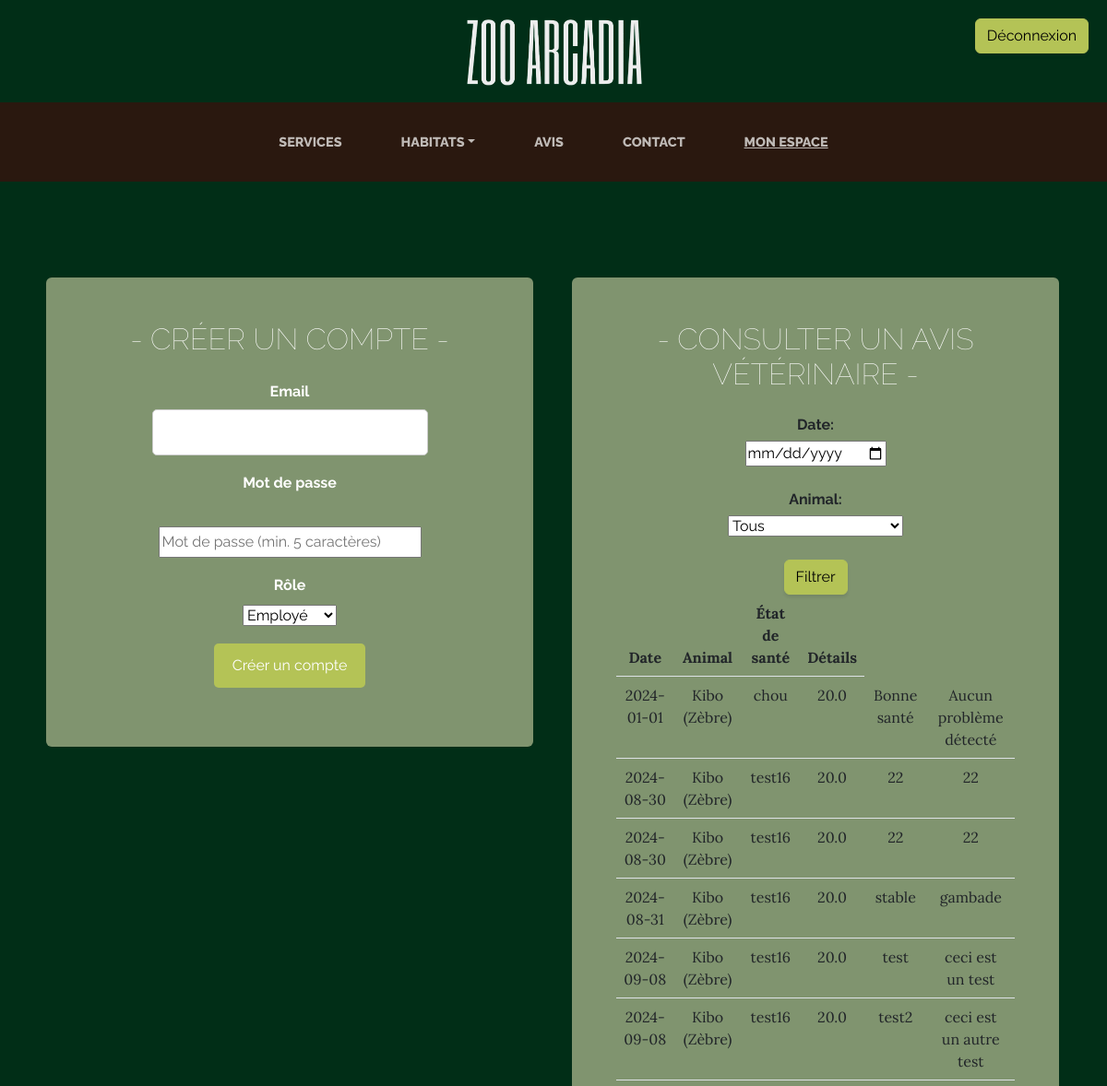
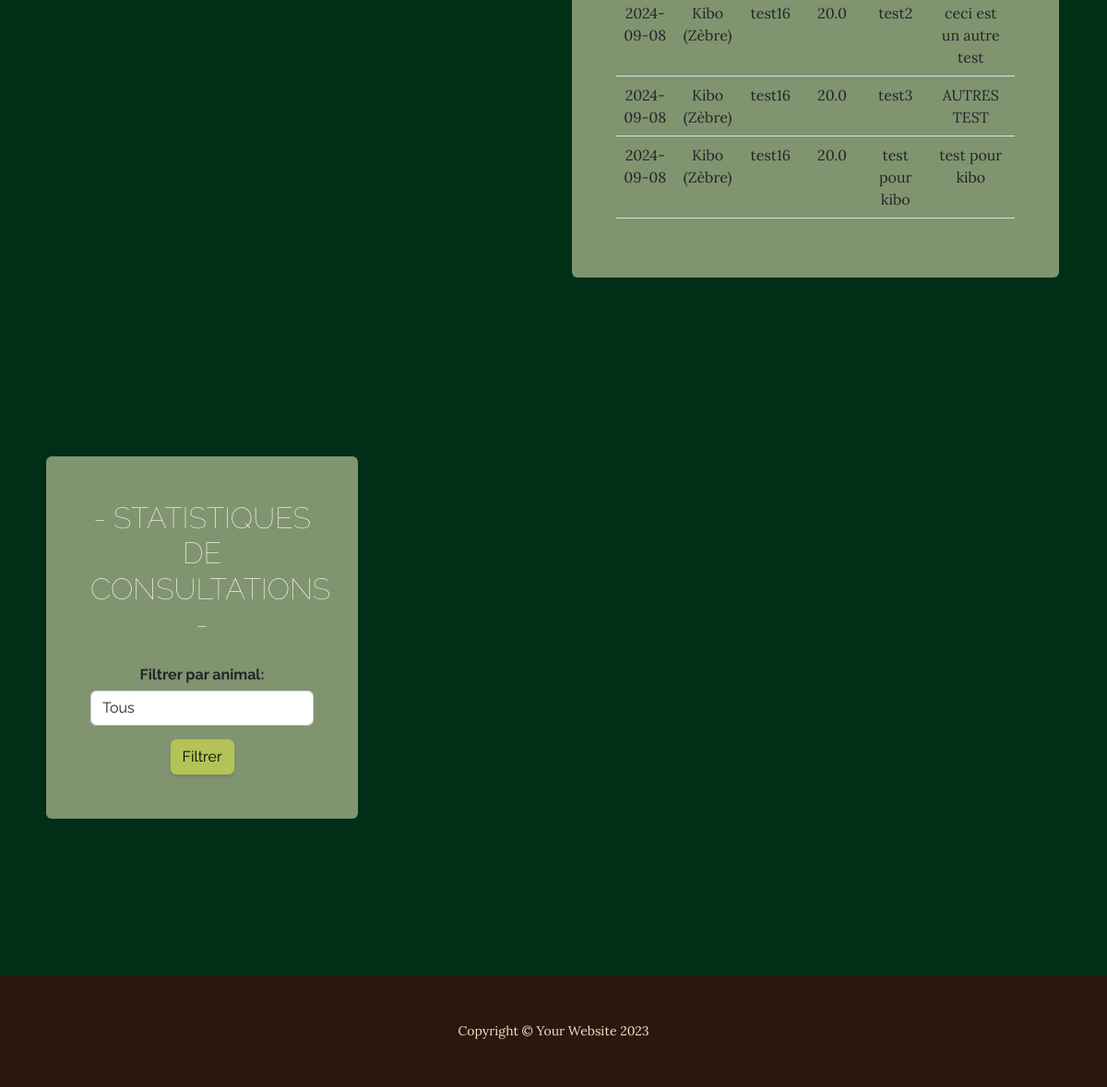
The app's page /admin?animal_id=1 (signed in) with its own data (2 pictures, top to bottom).
### models.py (models this page shows)
class VetRecord(db.Model):
    id = db.Column(db.Integer, primary_key=True, autoincrement=True)
    date = db.Column(db.Date, nullable=False)
    health_status = db.Column(db.String(200), nullable=False)
    food = db.Column(db.String(200), nullable=True)
    weight = db.Column(db.Float, nullable=True)
    details = db.Column(db.Text, nullable=True)
    animal_id = db.Column(db.Integer, db.ForeignKey('animal.id'), nullable=False)
    animal = db.relationship('Animal', back_populates='vet_records')
    consultation_count = db.Column(db.Integer, default=0)

class Animal(db.Model):
    id = db.Column(db.Integer, primary_key=True)
    name = db.Column(db.String(100), nullable=False)
    species = db.Column(db.String(100), nullable=False)
    image = db.Column(db.String(200))
    habitat_id = db.Column(db.Integer, db.ForeignKey('habitat.id'), nullable=False)
    vet_records = db.relationship('VetRecord', back_populates='animal', lazy=True)
    description = db.Column(db.Text, nullable=True)

### app.py (the view, shortened to what this page needs)
@app.route('/admin', methods=['GET', 'POST'])
@role_required('admin')
def admin():
    form = CreateUserForm()
    filter_avis_date = request.args.get('date')
    filter_avis_animal_id = request.args.get('animal_id')
    query = VetRecord.query
    if filter_avis_animal_id and filter_avis_animal_id != '':
        query = query.filter(VetRecord.animal_id == filter_avis_animal_id)
    if filter_avis_date and filter_avis_date != '':
        query = query.filter(VetRecord.date == date.fromisoformat(filter_avis_date))
    if filter_avis_animal_id and filter_avis_animal_id != '' and filter_avis_date and filter_avis_date != '':
        query = query.filter(VetRecord.animal_id == filter_avis_animal_id)
    animals = Animal.query.all()
    vet_records = query.all()
    habitats = Habitat.query.all()
    consultation_counts = {animal.id: 0 for animal in animals}
    for record in vet_records:
        if record.animal_id in consultation_counts:
            consultation_counts[record.animal_id] += record.consultation_count
        else:
            consultation_counts[record.animal_id] = record.consultation_count
    avis_a_valider = Avis.query.filter_by(approuve=False).all()
    selected_animal_id = request.args.get('filter_animal_id')
    all_animals = Animal.query.all()
    if selected_animal_id and selected_animal_id != 'all':
        filtered_animals = Animal.query.filter_by(id=selected_animal_id).all()
    else:
        filtered_animals = all_animals if selected_animal_id == 'all' else []
    filter_food_date = request.args.get('food_date')
    filter_food_animal_id = request.args.get('food_animal_id')
    food_query = DailyFoodRecord.query
    if filter_avis_animal_id and filter_avis_animal_id != '':
        query = query.filter(VetRecord.animal_id == filter_avis_animal_id)
    if filter_avis_date and filter_avis_date != '':
        query = query.filter(VetRecord.date == date.fromisoformat(filter_avis_date))
    if filter_avis_animal_id and filter_avis_animal_id != '' and filter_avis_date and filter_avis_date != '':
        query = query.filter(VetRecord.animal_id == filter_avis_animal_id)
    daily_food_records = food_query.all()
    return render_template('admin.html', form=form, avis_a_valider=avis_a_valider, animals=animals, vet_records=vet_records, habitats=habitats, consultation_counts=consultation_counts, all_animals=all_animals, selected_animal_id=selected_animal_id, filtered_animals=filtered_animals, daily_food_records=daily_food_records, filter_avis_date=filter_avis_date, filter_avis_animal_id=filter_avis_animal_id, filter_food_date=filter_food_date, filter_food_animal_id=filter_food_animal_id)

### forms.py (shortened to what this page needs)
class CreateUserForm(FlaskForm):
    email = StringField('Email', validators=[DataRequired(), Email()])
    password = PasswordField('Mot de passe', validators=[DataRequired(), Length(min=5)])
    role = SelectField('Rôle', choices=[('employee', 'Employé'), ('veterinarian', 'Vétérinaire')], validators=[DataRequired()])
    submit = SubmitField('Créer un compte')

### app.py (called while the page is built)
def role_required(*roles):
    def wrapper(f):
        @wraps(f)
        def decorated_function(*args, **kwargs):
            if 'user_id' not in session or session.get('user_role') not in roles:
                flash("Vous n'avez pas la permission d'accéder à cette page.", "danger")
                return redirect(url_for('login'))
            return f(*args, **kwargs)
        return decorated_function
    return wrapper

### templates/admin.html (shortened to what this page needs)
<!DOCTYPE html>
<html lang="en">
    <head>
        <link href="../static/css/styles.css" rel="stylesheet" />
    </head>
    <body>
        <header class="text-center">
            <a href="{{ url_for('home') }}">
                <img class="img-logo center" src="/static/assets/img/logo.png" alt="logo Zoo Arcadia" />
            </a>
            <ul class="nav-btn d-none d-lg-flex">
                {% if 'user_id' in session %}
                    <li class="nav-item-btn">
                        <a href="{{ url_for('logout') }}" class="btn btn-primary btn-connexion">Déconnexion</a>
                    </li>
                {% else %}
                    <li class="nav-item-btn">
                        <a href="{{ url_for('login') }}" class="btn btn-primary btn-connexion">Connexion</a>
                    </li>
                {% endif %}
            </ul>
        </header>
        <nav class="navbar navbar-expand-lg navbar-dark py-lg-4" id="mainNav">
            <div class="container">
                <div class="collapse navbar-collapse" id="navbarSupportedContent">
                    <ul class="navbar-nav mx-auto">
                        <li class="nav-item px-lg-4"><a class="nav-link text-uppercase" href="{{ url_for('services') }}">Services</a></li>
                        <li class="nav-item px-lg-4 dropdown">
                            <a class="nav-link text-uppercase dropdown-toggle" href="{{ url_for('habitats') }}" id="navbarDropdown" role="button" data-bs-toggle="dropdown" aria-expanded="false">Habitats</a>
                        </li>
                        <li class="nav-item px-lg-4"><a class="nav-link text-uppercase" href="{{ url_for('home') }}#avis">Avis</a></li>
                        <li class="nav-item px-lg-4"><a class="nav-link text-uppercase" href="{{ url_for('contact') }}">Contact</a></li>
                        {% if 'user_id' in session %}
                            {% if session['user_role'] == 'admin' %}
                            <li class="nav-item px-lg-4"><a class="nav-link text-uppercase underline" href="{{ url_for('admin') }}">Mon espace</a></li>
                            {% elif session['user_role'] == 'employee' %}
                            <li class="nav-item px-lg-4"><a class="nav-link text-uppercase underline" href="{{ url_for('employee') }}">Mon espace</a></li>
                            {% elif session['user_role'] == 'veterinarian' %}
                            <li class="nav-item px-lg-4"><a class="nav-link text-uppercase underline" href="{{ url_for('veterinarian') }}">Mon espace</a></li>
                            {% endif %}
                        {% endif %}
                    </ul>
                </div>
            </div>
        </nav>
        <section class="page-section2 cta2">
            <div class="container">
                <div class="row">
                    <div class="col-xl-14 mx-auto">
                        <div class="row">
                            <div class="col-md-6">
                                <div class="inner5 bg-faded text-center rounded">
                                    <h2 class="section-heading mb-4">
                                        <span class="section-heading-lower2">- Créer un compte -</span>
                                    </h2>
                                    <form method="POST" action="{{ url_for('admin') }}" class="white-text">
                                        <p>
                                            {{ form.email.label }}<br>
                                            {{ form.email(size=32) }}<br>
                                        </p>
                                        <p>
                                            {{ form.password.label }}<br><br>
                                            {{ form.password(size=32, placeholder="Mot de passe (min. 5 caractères)") }}<br>
                                        </p>
                                        <p>
                                            {{ form.role.label }}<br>
                                            {{ form.role() }}<br>
                                        </p>
                                        <p>{{ form.submit() }}</p>
                                    </form>
                                </div>
                            </div>
                            <div class="col-md-6">
                                <div class="inner5 bg-faded text-center rounded">
                                    <h2 class="section-heading mb-4">
                                        <span class="section-heading-lower2">- Consulter un avis vétérinaire -</span>
                                    </h2>
                                    <form method="GET" action="{{ url_for('admin') }}">
                                        <label for="date">Date:</label><br>
                                        <input type="date" id="date" name="date"><br><br>
                                        <label for="animal_id">Animal:</label><br>
                                        <select id="animal_id" name="animal_id">
                                            <option value="">Tous</option>
                                        </select><br><br>
                                        <button type="submit" class="btn btn-primary">Filtrer</button>
                                    </form>
                                    {% if filter_avis_date or filter_avis_animal_id %}
                                    <table class="table">
                                        <thead>
                                            <tr>
                                                <th>Date</th>
                                                <th>Animal</th>
                                                <th>État de santé</th>
                                                <th>Détails</th>
                                            </tr>
                                        </thead>
                                        <tbody>
                                            {% for record in vet_records %}
                                                <tr>
                                                    <td>{{ record.date }}</td>
                                                    <td>{{ record.animal.name }} ({{ record.animal.species }})</td>
                                                    <td>{{ record.food }}</td>
                                                    <td>{{ record.weight }}</td>
                                                    <td>{{ record.health_status }}</td>
                                                    <td>{{ record.details }}</td>
                                                </tr>
                                            {% endfor %}
                                        </tbody>
                                    </table>
                                    {% endif %}
                                </div>
                            </div>
                        </div>
                    </div>
                </div>
            </div>
        </section>
        <section class="page-section2 cta2">
            <div class="container">
                <div class="row">
                    <div class="col-xl-14 mx-auto">
                        <div class="row">
                            <div class="col-md-4">
                                <div class="inner5 bg-faded text-center rounded">
                                    <h2 class="section-heading mb-4">
                                        <span class="section-heading-lower2">- statistiques de consultations -</span>
                                    </h2>
                                    <form method="GET" action="{{ url_for('admin') }}">
                                        <div class="form-group">
                                            <label for="animalFilter">Filtrer par animal:</label>
                                            <select class="form-control" id="animalFilter" name="filter_animal_id">
                                                <option value="all">Tous</option>
                                            </select>
                                        </div>
                                        <button type="submit" class="btn btn-primary">Filtrer</button>
                                    </form>
                                </div>
                            </div>
                        </div>
                    </div>
                </div>
            </div>
        </section>
        <footer class="footer text-faded text-center py-5">
            <div class="container">
                <p class="m-0 small">Copyright &copy; Your Website 2023</p>
            </div>
        </footer>
    </body>
</html>

### records on screen
VetRecord: date "2024-01-01", animal.name "Kibo", animal.species "Zèbre", food "chou", weight "20.0", health_status "Bonne santé", details "Aucun problème détecté"
VetRecord: date "2024-08-30", animal.name "Kibo", animal.species "Zèbre", food "test16", weight "20.0", health_status "22", details "22"
VetRecord: date "2024-08-30", animal.name "Kibo", animal.species "Zèbre", food "test16", weight "20.0", health_status "22", details "22"
VetRecord: date "2024-08-31", animal.name "Kibo", animal.species "Zèbre", food "test16", weight "20.0", health_status "stable", details "gambade"
VetRecord: date "2024-09-08", animal.name "Kibo", animal.species "Zèbre", food "test16", weight "20.0", health_status "test", details "ceci est un test"
VetRecord: date "2024-09-08", animal.name "Kibo", animal.species "Zèbre", food "test16", weight "20.0", health_status "test2", details "ceci est un autre test"
VetRecord: date "2024-09-08", animal.name "Kibo", animal.species "Zèbre", food "test16", weight "20.0", health_status "test2", details "ceci est un autre test"
VetRecord: date "2024-09-08", animal.name "Kibo", animal.species "Zèbre", food "test16", weight "20.0", health_status "test3", details "AUTRES TEST"
VetRecord: date "2024-09-08", animal.name "Kibo", animal.species "Zèbre", food "test16", weight "20.0", health_status "test pour kibo", details "test pour kibo"
